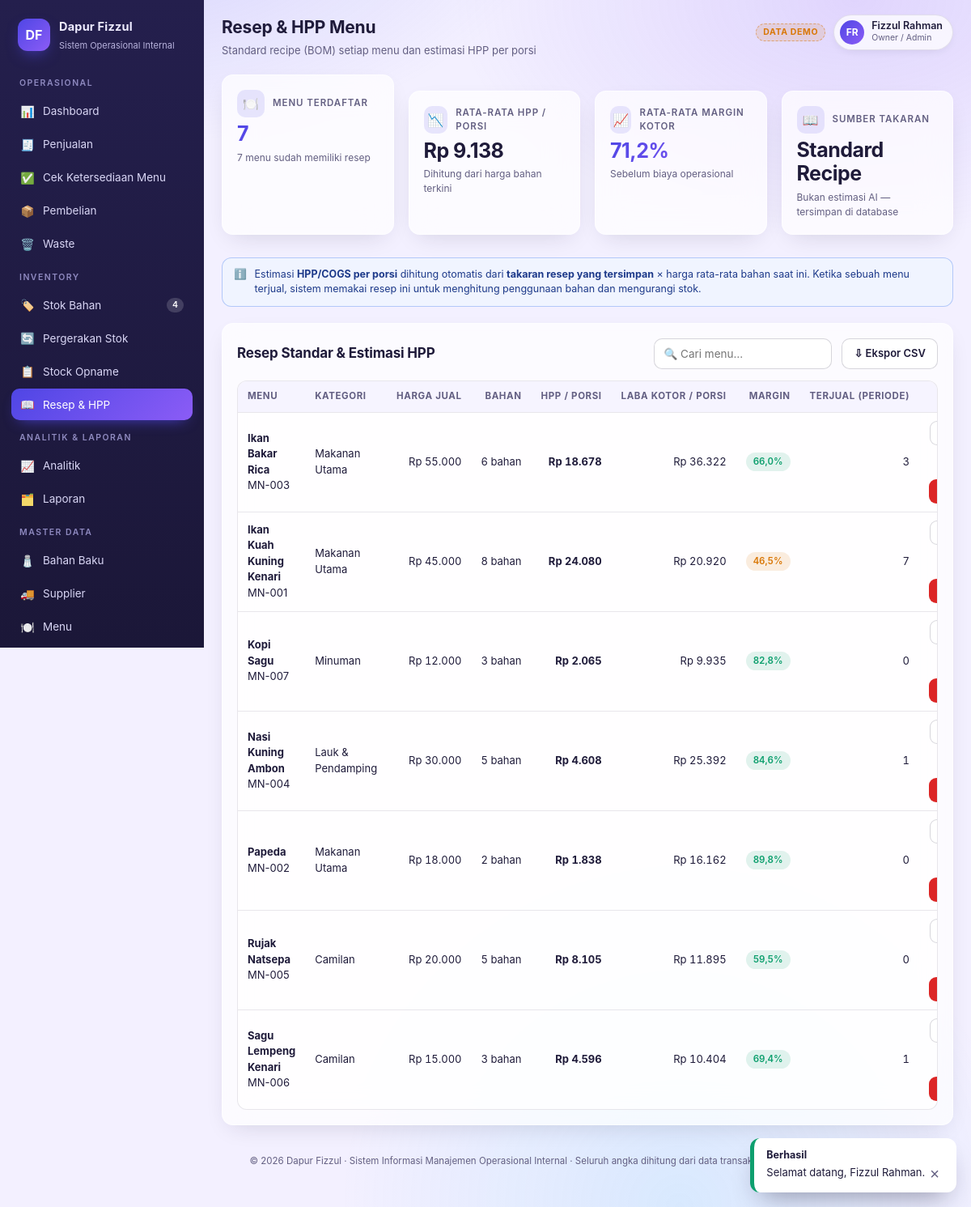
Page /resep/index.php/ (signed in) on the committed database.
### tables this page shows
CREATE TABLE users (
            id INTEGER PRIMARY KEY AUTOINCREMENT,
            username TEXT NOT NULL UNIQUE,
            name TEXT NOT NULL,
            email TEXT,
            phone TEXT,
            role_id INTEGER NOT NULL REFERENCES roles(id),
            password_hash TEXT NOT NULL,
            is_active INTEGER NOT NULL DEFAULT 1,
            last_login TEXT,
            created_at TEXT NOT NULL
        );

CREATE TABLE roles (
            id INTEGER PRIMARY KEY AUTOINCREMENT,
            code TEXT NOT NULL UNIQUE,
            name TEXT NOT NULL,
            permissions TEXT NOT NULL DEFAULT ''
        );

CREATE TABLE menus (
            id INTEGER PRIMARY KEY AUTOINCREMENT,
            code TEXT NOT NULL UNIQUE,
            name TEXT NOT NULL,
            category TEXT NOT NULL DEFAULT 'Makanan Utama',
            price REAL NOT NULL DEFAULT 0,
            description TEXT,
            is_active INTEGER NOT NULL DEFAULT 1,
            created_at TEXT NOT NULL
        );

### views/pages/recipes.php (the view, shortened to what the rows shown need)
<?php
[$from, $to] = date_range();
$prof = a_menu_profitability($pdo, $from, $to);
$menus = q($pdo, 'SELECT id, code, name, category, price, is_active FROM menus ORDER BY name');
$recipeCounts = [];
foreach (q($pdo, 'SELECT r.menu_id, COUNT(ri.id) AS n FROM recipes r LEFT JOIN recipe_items ri ON ri.recipe_id = r.id GROUP BY r.menu_id') as $r) {
    $recipeCounts[(int)$r['menu_id']] = (int)$r['n'];
}
?>
<div class="card">
    <div class="card-head"><h2>Resep Standar &amp; Estimasi HPP</h2>
    </div>
    <div class="table-wrap"><table class="data" id="tbl-recipe">
        <thead><tr><th>Menu</th><th>Kategori</th><th class="num">Harga Jual</th><th class="num">Bahan</th>
            <th class="num">HPP / Porsi</th><th class="num">Laba Kotor / Porsi</th><th class="num">Margin</th>
            <th class="num">Terjual (periode)</th><th class="mid">Aksi</th></tr></thead>
        <tbody>
        <?php
        $profByMenu = [];
        foreach ($prof as $p) $profByMenu[(int)$p['id']] = $p;
        foreach ($menus as $m):
            $hpp = menu_hpp($pdo, (int)$m['id']);
            $laba = (float)$m['price'] - $hpp;
            $margin = (float)$m['price'] > 0 ? $laba / (float)$m['price'] * 100 : 0;
            $nBahan = $recipeCounts[(int)$m['id']] ?? 0;
        ?>
            <tr>
                <td><b><?= e($m['name']) ?></b><div class="li-sub"><?= e($m['code']) ?><?= (int)$m['is_active'] === 1 ? '' : ' · NONAKTIF' ?></div></td>
                <td><?= e($m['category']) ?></td>
                <td class="num"><?= rp($m['price']) ?></td>
                <td class="num"><?= $nBahan > 0 ? $nBahan . ' bahan' : '<span class="badge danger">belum ada resep</span>' ?></td>
                <td class="num"><b><?= rp($hpp) ?></b></td>
                <td class="num"><?= rp($laba) ?></td>
                <td class="num"><span class="badge <?= $margin >= 50 ? 'ok' : ($margin >= 30 ? 'warn' : 'danger') ?>"><?= pct($margin) ?></span></td>
                <td class="num"><?= num((float)($profByMenu[(int)$m['id']]['qty'] ?? 0), 0) ?></td>
                <td class="mid">
                    <div style="display:flex;gap:6px;justify-content:center;flex-wrap:wrap;">
                        <?php if (can('recipes')): ?>
                            <a class="btn btn-sm" href="<?= e(app_url('recipe_edit', ['id' => $m['id']])) ?>">Kelola resep</a>
                        <?php endif; ?>
                        <?php if (can('recipes') && $nBahan > 0): ?>
                            <button class="btn btn-sm btn-danger" type="button" data-del data-action="delete_recipe"
                                    data-id="<?= (int)$m['id'] ?>" data-name="<?= e($m['name']) ?>"
                                    data-stock="<?= $nBahan ?> baris bahan &middot; HPP saat ini <?= rp($hpp) ?>/porsi">Hapus resep</button>
                        <?php endif; ?>
                    </div>
                </td>
            </tr>
        <?php endforeach; ?>
        </tbody></table></div>
</div>

### views/layout.php (shortened to what the rows shown need)
<?php
$user = current_user();
$initials = str_initials((string)$user['name']);
?>
<!DOCTYPE html>
<html lang="id">
<head>
<link rel="stylesheet" href="<?= e(app_asset('css/app.css')) ?>?v=<?= e(APP_VERSION) ?>">
</head>
<body>
<div class="app">
    <main class="main">
        <div class="topbar">
            <div>
                <h1><?= e($pageTitle) ?></h1>
            </div>
            <div class="topbar-actions">
                <div class="user-chip">
                    <div class="avatar"><?= e($initials) ?></div>
                    <div>
                        <div class="u-name"><?= e($user['name']) ?></div>
                        <div class="u-role"><?= e(ROLES[$user['role_code']] ?? $user['role_name']) ?></div>
                    </div>
                </div>
            </div>
        </div>
        <?php include $view; ?>
    </main>
</div>
</body>
</html>

### rows in the picture
users: name "FR", name "Fizzul Rahman", role.code "Owner / Admin"
menus: name "Ikan Bakar Rica", code "MN-003", category "Makanan Utama", price "Rp 55.000", id "6", hpp "Rp 18.678", price "Rp 36.322", price "66,0%", id "3"
menus: name "Ikan Kuah Kuning Kenari", code "MN-001", category "Makanan Utama", price "Rp 45.000", nBahan "8", hpp "Rp 24.080", price "Rp 20.920", price "46,5%", qty "7"
menus: name "Kopi Sagu", code "MN-007", category "Minuman", price "Rp 12.000", nBahan "3", hpp "Rp 2.065", price "Rp 9.935", price "82,8%", qty "0"
menus: name "Nasi Kuning Ambon", code "MN-004", category "Lauk & Pendamping", price "Rp 30.000", nBahan "5", hpp "Rp 4.608", price "Rp 25.392", price "84,6%", qty "1"
menus: name "Papeda", code "MN-002", category "Makanan Utama", price "Rp 18.000", id "2", hpp "Rp 1.838", price "Rp 16.162", price "89,8%", qty "0"
menus: name "Rujak Natsepa", code "MN-005", category "Camilan", price "Rp 20.000", id "5", hpp "Rp 8.105", price "Rp 11.895", price "59,5%", qty "0"
menus: name "Sagu Lempeng Kenari", code "MN-006", category "Camilan", price "Rp 15.000", nBahan "3", hpp "Rp 4.596", price "Rp 10.404", price "69,4%", qty "1"

### other values in the picture
$group "OPERASIONAL"
$icon "📊"
$label "Dashboard"
$icon "🧾"
$label "Penjualan"
$icon "✅"
$label "Cek Ketersediaan Menu"
$icon "📦"
$label "Pembelian"
$icon "🗑️"
$label "Waste"
$group "INVENTORY"
$icon "🏷️"
$label "Stok Bahan"
$icon "🔄"
